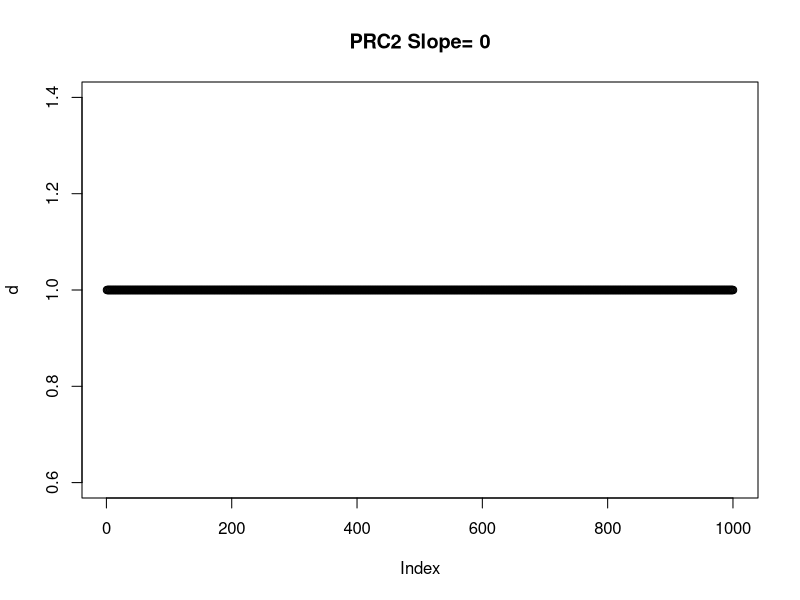
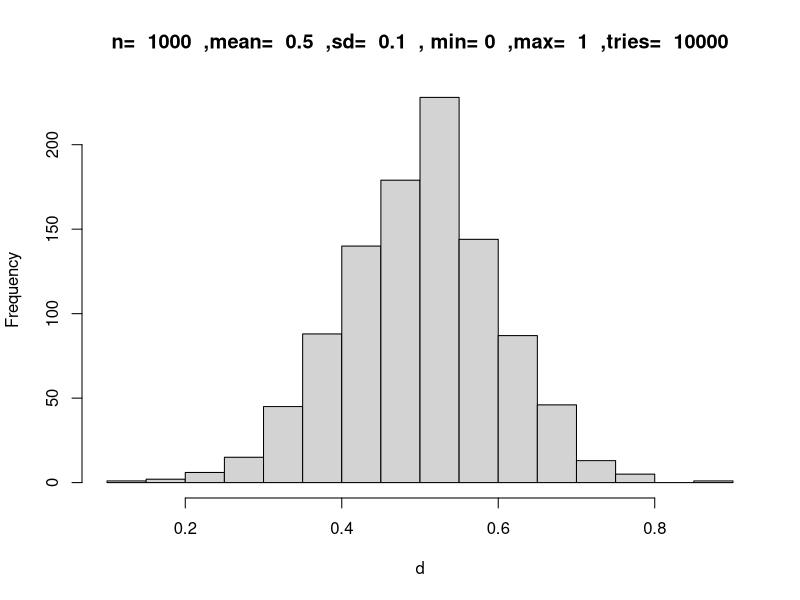
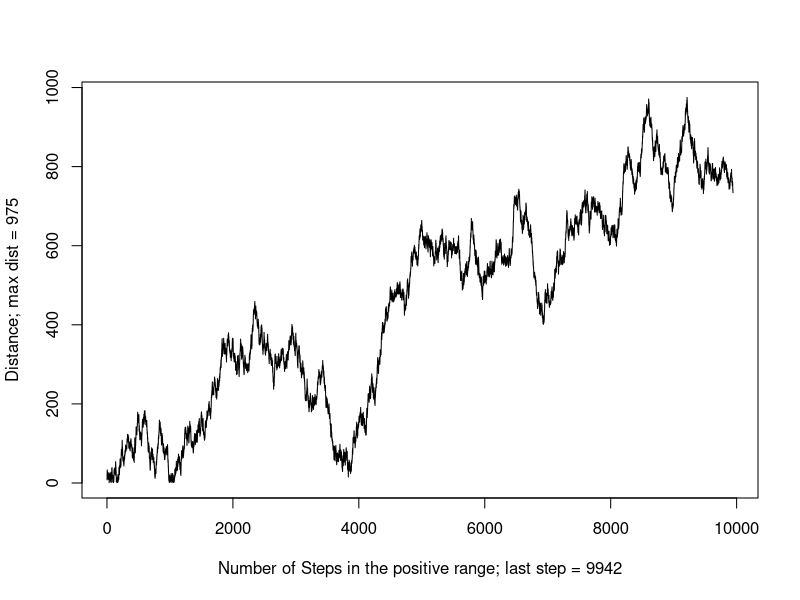

Write the R code that produced these figures, in order. (Note: a time limit stopped this script after it produced the figures.)
#### 1- Preparing Simulation ####
rm(list=ls())
par(mfrow=c(1,1))

# this_version = a prefix to the results' directory which contains information on the parameters and a version name. Just to keep tracks of versions.
this_version="A6.1-Constant-prc2location-H3.3-Only-in-OpenChr-Prob-K27M"

# homdir= any directory on your computer where you want to store the simulation results and plots, please make sure you have permission to write
homedir="~/Desktop/Desktop_June_2018/Histone_Mark_Simulation/Constant_clock/"

# Please do not change this, this is to avoid the scietific connotation in the results
options(scipen=999)

#### 2- Defining parameters ####
# Length of the chromatin (i.e. number of uncleosomes)
chromlength=1000

# For the purpose of plotting
snapshot_interval=1000


# Population size (number of chromatins)
populationSize=100

# Keeping record of populations' different marks throughout the life-time.
# This is a list that at each timer tick, a dataframe will be added to. These data frames contain the summation of the entire populations' 4 marks.
# This list will be used for plotting the average values of the entire population for chromosome plots at each interval (set by user) and the average plots for 4 different marks
# as well as where the simulation should stop based on the variance changes in the average values between consecutive timer ticks
population_history<-list()

# Maximum number of cycles (maximum) before the simulation stops. This will reach only if we don't get to a steady state before
life=50
var_threshold=0.00001

# Transition probabilities, the first number is the current state the second number os the next state, e.g. Tp01 means the probability of transitioning from K27me0 to K27me1 and so on.
# Note that adding me to higher methylation states is apparently harder thus the diffrence
Tp00=0.08
Tp01=0.92
Tp02=0
Tp03=0

Tp11=0.15
Tp12=0.85
Tp13=0

Tp22=0.44
Tp23=0.56

# The probability of mitosis happening at any move of PRC2
mitosis_prob=0.000001

# Distribution of the genes, and other mark domains. It can be a list of several domains. Be careful with overlaps and going over the chromosome length
genic_structure=list(c(981,1000))
expression_structure=list(c(981:1000))
openchromatin=list(c(0:99),c(400:499))
k36me2_structure=list(c(701,850))
k36me3_structure=list(c(701,850))

# 5% of the genome but mostly found in expressed genes (open chromatin regions)
K27Mprobability=0.5

# likelihood of H3.3 to appear on a nucleosome in open chromatin
h33probInOpenChr=0.8

#Length of open chromatin
openChrlength=sum(sapply(openchromatin, length))

# Probability of H3 outside of oepn chromatin
h33probInChr=(openChrlength-(openChrlength*h33probInOpenChr))/(chromlength-openChrlength)

# The value below shows how long K27M in scale of timer ticks prc2location will stall the PRC2. In other words, if the probability of mitosis is 1/1000 and the value below is 1/10, that means K27M will stall PRC2 100 times more than its regular speed which is 1000 rounds per mitosis.
stallingforK27M=50

# How much K36me2 affects the deposition of K27me3 (zero= completely prevents it, 1= not affecting at all) This value will be multiplied by the probability of the deposition, thus closer to 0 means lowering the probability more.
k36me2Effect=1

# How much K36me3 affects the deposition of K27me3 (zero= completely prevents it, 1= not affecting at all) This value will be multiplied by the probability of the deposition, thus closer to 0 means lowering the probability more.
k36me3Effect=1

# Peakiness of K36me2 and K36me3 [0,0.1] (0 is a uniform block, 0.1 is a very sharp peak)
K36_slope=0.0005

# This factor indicates how big the previous nucleosome's status affects the deposition of K27me3. i.e. 2 means it makes it twice as likely, 10 means times likely etc.
neighborK27me3bonus=10

# Prc2 movement model (0=sequenctial from nucleosome 1, 1=random walk, 2=random association)
prc2MovementModel=2

# Slope of PRC2 falling off [0,0.1] (0 is a non-falling off, 0.1 is a very sharp slope)
prc2_slop=0.0005
if(prc2MovementModel==2)
{prc2_slop=0.0}


# If the random walk model is set, this value sets the maximum number of steps for PRC2 before it falls off the chromatin
maximumsteps=10000

# The maximum size of each step in random walk model
stepsize=10





# Creating a directory to save the plots
#newdir=paste(homedir,this_version,"-",gsub(":","_",gsub(" ","-",date())),"-","chrmlngth_",chromlength,"-pop_",populationSize,"-add01-12-23_0213-",Tp01,"-",Tp12,"-",Tp23,"-",Tp02,"-mitosis_prob_",mitosis_prob,"_Randomwalk_",prc2MovementModel,"_neighbor_",neighborK27me3bonus,"x","/",sep = "")
#system(paste("mkdir -p ",newdir,sep = ""))
#system(paste("mkdir -p ",newdir,"cell1/",sep = ""))
#setwd(newdir)





#### Defining the probability of PRC2 falling off chromatin based on nucleosomeNumber and length of the chromosome
slope <- function(current_position,slope_factor)
{
  # this changed: prc2hl()--> slope()
  hl<-(1-slope_factor)^current_position
  return(hl)
}




#### Testing PRC2 half life slope
# Testin prc2hl
d<-c()
for (z in 1:1000)
{
  d<-c(d,slope(z, prc2_slop))
}
plot(d, main = paste("PRC2 Slope= ",prc2_slop,sep = ""))


#### Defining normal distribution with min and max and mean and sd
mysamp <- function(n, m, s, lwr, upr, nnorm) {
  samp <- rnorm(nnorm, m, s)
  samp <- samp[samp >= lwr & samp <= upr]
  if (length(samp) >= n) {
    return(sample(samp, n))
  }  
  stop(simpleError("Not enough values to sample from. Try increasing nnorm."))
}





#### Testing Normal distribution shape
##### Drawing a normal distribution with n values, standard deviation of sd with predefined minimum, maximum and average values from a pool of nnorm values.
# Testin prc2hl
d<-c()
n=1000
m=0.5
s=0.1
lwr=0
upr=1
nnorm=10000
d<-mysamp(n,m,s,lwr,upr,nnorm)
hist(d, main = paste("n= ",n," ,mean= ",m," ,sd= ",s, " , min=",lwr," ,max= ",upr," ,tries= ",nnorm))




#### 3- Instructions for creating chromatin zero (with predefined Size and all the marks and structures set to 0) ####
createNakedChromatin <- function(chromSize)
{
  chromatin<-data.frame(integer(chromSize),integer(chromSize),integer(chromSize),integer(chromSize),integer(chromSize),integer(chromSize),integer(chromSize),integer(chromSize),integer(chromSize),integer(chromSize),integer(chromSize),integer(chromSize),double(chromSize))
  colnames(chromatin)<-c("N","S","me0","me1","me2","me3","K36me2","K36me3","genic","expression","h33","K27M","prc2_falling_chance")
  for (s in 1:chromSize)
  {
    chromatin$N[s]=s
    chromatin$S[s]=0
    chromatin$me0[s]=1
    chromatin$me1[s]=0
    chromatin$me2[s]=0
    chromatin$me3[s]=0
    chromatin$K36me2[s]=0
    chromatin$K36me3[s]=0
    chromatin$genic[s]=0
    chromatin$expression[s]=0
    chromatin$h33[s]=0
    chromatin$K27M=0
    chromatin$prc2_falling_chance=0
  }
  results<-list("add1"=0,"add2"=0,"add3"=0,"add0"=0,"rando"=0,"prc2_attached"=1,"chr"=chromatin)
  return(results)
}


#### 4- Functions for modifying chromatin zero ####

## 4-1: Adding genic structure
depositgene<-function(chrom,genic_structure)
{
  for (k in genic_structure)
  {
    start=k[1]
    end=k[length(genic_structure[k])]
    for (q in start:end)
    {
      chrom$genic[q]=1
    }
  }
  return(chrom)
}


## 4-2: Adding uniform expression
depositexpression<-function(chrom,expression_structure)
{
  for (k in expression_structure)
  {
    start=k[1]
    end=k[length(expression_structure[k])]
    for (q in start:end)
    {
      chrom$expression[q]=1
    }
  }
  return(chrom)
}


#### 4-3: Adding K36me2 and K36me3

### First, defining the type of peak (how sharp or flat)
shapeOfK36mark<-function(start,end,K36_slope)
{
  d1<-c()
  k36memarklength=(end-start)/2
  K36peakiness = K36_slope
  for (i in 1:k36memarklength)
  {
    d1<-c(d1,slope(i, K36peakiness))
  }
  d2<-rev(d1)
  d<-c(d2,d1)
  return(d)
}



### 4-4: depositing k36me2 mark based on the peak model
depositk36me2<-function(chrom,k36me2_structure)
{
  for (k in k36me2_structure)
  {
    start=k[1]
    end=k[length(k36me2_structure[k])]
    i=1
    for (q in start:end)
    {
      if (!is.na(shapeOfK36mark(start,end,K36_slope)[i]) && shapeOfK36mark(start,end,K36_slope)[i] > runif(n=1,min=0,max=1))
      {
        chrom$K36me2[q]=1
      } else { chrom$K36me2[q]=0 }
      i=i+1
    }
  }
  chrom$K36me2[is.na(chrom$K36me2)] <- 0
  return(chrom)
}


### 4-5: depositing k36me3 mark based on the peak model
depositk36me3<-function(chrom,k36me_structure)
{
  for (k in k36me3_structure)
  {
    start=k[1]
    end=k[length(k36me3_structure[k])]
    i=1
    for (q in start:end)
    {
      if (!is.na(shapeOfK36mark(start,end,K36_slope)[i]) && shapeOfK36mark(start,end,K36_slope)[i] > runif(n=1,min=0,max=1))
      {
        chrom$K36me3[q]=1
      } else { chrom$K36me3[q]=0 }
      i=i+1
    }
  }
  chrom$K36me3[is.na(chrom$K36me3)] <- 0
  return(chrom)
}


####4-6-0: Distribution of H3.3 in Open chromatin
## around 10% of the nucleosomes have H3.3 which are the histones that get mutated (with ~50% likelihood)
## These histones are mainly concentrated in open chromatin (likelihoods can change). 
## Thiss function defines the distribution of H3.3 (in open chromatin as long as rest of the genome with lower likelihood)



addH33 <- function(chrom,openchromatin,h33probInChr,h33probInOpenChr)
{
  for (k in 1:nrow(chrom))
  {
    j=0
    for (i in 1:length(openchromatin))
    { 
      if (k %in% openchromatin[[i]])
      {
      j=1
      } 
    }
    
    if(j==1)
    {
    
      if (runif(n=1,min = 0,max=1) <= h33probInOpenChr)
      {
      chrom$h33[k]=1
      }
    }
    else if(j==0)
    {
    if (runif(n=1,min = 0,max=1) <= h33probInChr)
      {
      chrom$h33[k]=1
      }
    }
  }
return(chrom)
}


#### 4-6: Adding K27M mutation
## below is the changed version based on the presence of H3.3 only in open chromatin i.e. expression_structure
## around 10% of H3s are H3.3 and around half of them are mutated
addk27m <- function(chrom)
{
  for (k in 1:nrow(chrom))
  {
    check=runif(n=1,min = 0,max=1)
    if (check < K27Mprobability && chrom$h33[k]==1)
    {
      chrom$K27M[k]=1
    }
  }
  return(chrom)
}

#### 4-7: PRC2 random-walking on the chromatin
randomwalkme<-function(chromlength,maxstepsize,maxsteps)
{
  d<-c()
  distance=0
  chromlength=chromlength
  i=1
  while(abs(distance) <= chromlength && i < maxsteps){
    right=round(runif(n=1,min=1,max=maxstepsize),digits = 0)
    left=round(runif(n=1,min=-1*(maxstepsize),max=-1),digits = 0)
    distance=distance+sample(x = c(left,right),size = 1,replace = T,prob = c(0.5,0.5))
    if (distance < 0)
    {
      distance=0
    }
    d<-c(d,distance)
    i=i+1
  }
  d<-subset(d,d[]>0 & d[] <=chromlength)
  if(length(d)<1) {d=1}
  return(d)
}

##### Testing Randomwalk function
test<-randomwalkme(1000,10,10000)
plot(test,type="l",ylab = paste("Distance; max dist = ",max(test),sep=""),xlab = paste("Number of Steps in the positive range; last step = ",length(test),sep=""))



## If randomwalk is chosen for PRC2 move, the "PRC2moveVector" variable which is an vector made of randomwalked variables will be the order of PRC2 moves, otherwise, if randomwalk is set to zero, it'll be a vector of 0 to size of the chromatin.
if (prc2MovementModel==0)
{
  PRC2moveVector=c(1:chromlength)
} else if(prc2MovementModel==1)
{
  PRC2moveVector=randomwalkme(chromlength,stepsize,maximumsteps)
} else if (prc2MovementModel==2)
{
  PRC2moveVector=sample(c(1:chromlength),size = life*snapshot_interval,replace = TRUE)
}

#### Creating chromatin zero
chromatin<-createNakedChromatin(chromlength)
### Preparing the naked chromosome for K27me1,2,3 simulation by deposition of predefined K36me2,3 marks as well as defining genic regions, K27M mutation in open chromatin, and expression in different regions

chromatin[["chr"]]<-depositgene(chromatin[["chr"]],genic_structure)
chromatin[["chr"]]<-depositexpression(chromatin[["chr"]],expression_structure)
chromatin[["chr"]]<-depositk36me2(chromatin[["chr"]],k36me2_structure)
chromatin[["chr"]]<-depositk36me3(chromatin[["chr"]],k36me3_structure)



#### 4-8: Defining mitosis function
mitosis <- function (chromatin){
  for (i in 1:nrow(chromatin)) 
  {
    check=runif(n=1,min = 0,max=1)
    if (check > 0.5)
    {
      chromatin$S[i]=0
      chromatin$me0[i]=1
      chromatin$me1[i]=0
      chromatin$me2[i]=0
      chromatin$me3[i]=0
    }
  }
  return (chromatin)
}
# Testing mitosis
# test<-chromatin[["chr"]]
# test$S=1
# test$me1=1
# test$me0=0
# test2<-mitosis(test)
# View(test)
# View(test2)
# 



#### 4-9: Depositing K27 me marks on each nucleosome
deposit<-function(chromatin,nucleosomeNumber)
{
  
  #choosing a random number between 0 and 1 for testing with the probability of each scenario
  rando=runif(n=1,min=0,max=1) 
  
  k36me2penalty=k36me3penalty=0
  if(chromatin[["chr"]]$K36me2[nucleosomeNumber]==1)
  {k36me2penalty=k36me2Effect}
  if(chromatin[["chr"]]$K36me3[nucleosomeNumber]==1)
  {k36me3penalty=k36me3Effect}
  
  #When PRC2 makes it to each nucleosome, checks the current state (S). If the current state shows no K27me (1,2, or 3)   
  if (chromatin[["chr"]]$S[nucleosomeNumber] == 0)
  {
    #If the random generate number falls between zero and Tp00 (times the chance of falling off) nothing changes
    if (rando < Tp00)
    {
      chromatin[["chr"]]$S[nucleosomeNumber]=0
      chromatin[["chr"]]$me0[nucleosomeNumber]=1
      chromatin[["chr"]]$me1[nucleosomeNumber]=0
      chromatin[["chr"]]$me2[nucleosomeNumber]=0
      chromatin[["chr"]]$me3[nucleosomeNumber]=0
    } 
    # If it falls between zero and Tp01(*fall off chance), changes the S from 0 to 1
    else if(rando < Tp01) {
      chromatin[["chr"]]$S[nucleosomeNumber]=1
      chromatin[["chr"]]$me0[nucleosomeNumber]=0
      chromatin[["chr"]]$me1[nucleosomeNumber]=1
      chromatin[["chr"]]$me2[nucleosomeNumber]=0
      chromatin[["chr"]]$me3[nucleosomeNumber]=0
    } 
    # If it falls between zero and Tp02(*fall off chance), changes the S from 0 to 2
    else  if(rando < Tp02) {
      chromatin[["chr"]]$S[nucleosomeNumber]=2
      chromatin[["chr"]]$me0[nucleosomeNumber]=0
      chromatin[["chr"]]$me1[nucleosomeNumber]=0
      chromatin[["chr"]]$me2[nucleosomeNumber]=1
      chromatin[["chr"]]$me3[nucleosomeNumber]=0
    } 
    # If it falls between zero and Tp03(*fall off chance), changes the S from 0 to 3
    else  if(rando < Tp03) {
      chromatin[["chr"]]$S[nucleosomeNumber]=3
      chromatin[["chr"]]$me0[nucleosomeNumber]=0
      chromatin[["chr"]]$me1[nucleosomeNumber]=0
      chromatin[["chr"]]$me2[nucleosomeNumber]=0
      chromatin[["chr"]]$me3[nucleosomeNumber]=1
    }
  }
  ## Same story as above if the current state is 1
  else if (chromatin[["chr"]]$S[nucleosomeNumber] == 1)  {
    if(rando < Tp11)
    {
      chromatin[["chr"]]$S[nucleosomeNumber]=1
      chromatin[["chr"]]$me0[nucleosomeNumber]=0
      chromatin[["chr"]]$me1[nucleosomeNumber]=1
      chromatin[["chr"]]$me2[nucleosomeNumber]=0
      chromatin[["chr"]]$me3[nucleosomeNumber]=0
    } else if(rando < Tp12) {
      chromatin[["chr"]]$S[nucleosomeNumber]=2
      chromatin[["chr"]]$me0[nucleosomeNumber]=0
      chromatin[["chr"]]$me1[nucleosomeNumber]=0
      chromatin[["chr"]]$me2[nucleosomeNumber]=1
      chromatin[["chr"]]$me3[nucleosomeNumber]=0
    } else  if(rando < Tp13) {
      chromatin[["chr"]]$S[nucleosomeNumber]=3
      chromatin[["chr"]]$me0[nucleosomeNumber]=0
      chromatin[["chr"]]$me1[nucleosomeNumber]=0
      chromatin[["chr"]]$me2[nucleosomeNumber]=0
      chromatin[["chr"]]$me3[nucleosomeNumber]=1
    } 
  } 
  ## Same story as above if the current state is 2, except here we have the bonus for the previous nucleosome having K27me3 mark
  else if (chromatin[["chr"]]$S[nucleosomeNumber] == 2)  {
    if(rando < Tp22)
    {
      chromatin[["chr"]]$S[nucleosomeNumber]=2
      chromatin[["chr"]]$me0[nucleosomeNumber]=0
      chromatin[["chr"]]$me1[nucleosomeNumber]=0
      chromatin[["chr"]]$me2[nucleosomeNumber]=1
      chromatin[["chr"]]$me3[nucleosomeNumber]=0
    } else if(rando < Tp23)  {
      chromatin[["chr"]]$S[nucleosomeNumber]=3
      chromatin[["chr"]]$me0[nucleosomeNumber]=0
      chromatin[["chr"]]$me1[nucleosomeNumber]=0
      chromatin[["chr"]]$me2[nucleosomeNumber]=0
      chromatin[["chr"]]$me3[nucleosomeNumber]=1
    }
  }
  #  print (paste("rando: ",rando,sep=""))
  return(chromatin)
}




## Creating the initial population 
population<-list()
#currentpop<-list()  
currentpop<-list("prc2location"=1,"chr"=createNakedChromatin(chromlength)[["chr"]])  
currentpop[["chr"]]$me0=0


me0avg<-c()
me1avg<-c()
me2avg<-c()
me3avg<-c()
k36me2avg<-c()
k36me3avg<-c()
k27mavg<-c()


# Deciding where the K27M mutated nucleosomes will appear on the chromatin
thispopulationk27mdistribution<-chromatin[["chr"]]$K27M


#### 5- RUNNING POPULATION SIMULATION  ####
# Setting up the population abd the simulation parameters

stall=0
prc2location=1
timer=1
mitosis_count=0
prc2_round_counter=0

#### Create the naked chromatin for the population simulation
for (p in 1:populationSize)
{
  population[[p]]<-createNakedChromatin(chromlength)
  population[[p]][["chr"]]<-depositk36me2(population[[p]][["chr"]],k36me2_structure)
  population[[p]][["chr"]]<-depositk36me3(population[[p]][["chr"]],k36me3_structure)
  population[[p]][["chr"]]<-depositgene(population[[p]][["chr"]],genic_structure)
  population[[p]][["chr"]]<-depositexpression(population[[p]][["chr"]],expression_structure)
  population[[p]][["chr"]]<-addH33(population[[p]][["chr"]],openchromatin,h33probInChr,h33probInOpenChr)
  population[[p]][["chr"]]<-addk27m(population[[p]][["chr"]])
  
}  

## Testing the distribution of H3.3 and K27M
populationTotal<-data.frame(integer(chromlength),integer(chromlength))
colnames(populationTotal)<-c("h33","k27m")
for (i in 1:populationSize)
{
  populationTotal$h33<-populationTotal$h33+population[[i]][["chr"]]$h33
  populationTotal$k27m<-populationTotal$k27m+population[[i]][["chr"]]$K27M
}
## End of test


## Initializing the plotting events
population_Marks_sum<-data.frame(me0=integer(chromlength),me1=integer(chromlength),me2=integer(chromlength),me3=integer(chromlength))
population_Marks_sum$me0=0
population_Marks_sum$me1=0
population_Marks_sum$me2=0
population_Marks_sum$me3=0


average_values0<-c()
average_values1<-c()
average_values2<-c()
average_values3<-c()



#@@@@@@@@@@@@@@@@@@@@@@@@@@@@@@@@@@@@@@@@@@@@@@@@@@@@@@@@@@@@@@@@@@@@@@@@@@@  
# Begginning of timer's life
prc2pathindex=1
breaking=0
while (timer <= life*snapshot_interval)
{
  
  if(prc2location%%chromlength==0 || prc2location==1 && prc2MovementModel<2){print (paste("Timer: ",timer," > prc2location: ",prc2location,sep = ""))}
  
  ### Check if the prc2 has reached the end of chromosome and if so, reset it to first nucleosome  
  if ((prc2location-1) %% chromlength == 0 && prc2MovementModel<2) 
  {
    if(prc2MovementModel==1){
      prc2path<-randomwalkme(chromlength,stepsize,life)
    } else if (prc2MovementModel==0) {prc2path<-c(1:chromlength)}
    
    prc2pathindex=1
    prc2location=1
    prc2_round_counter=prc2_round_counter+1
    
  }
  ###NEW
  if (prc2MovementModel==2) 
  {
  prc2path<-PRC2moveVector
  prc2_round_counter=prc2_round_counter+1
  }
  ### Checking out if PRC2 is still attached
  
  
  #### If the simulation has been going on for at least one round of time, then start the deposition
  if (prc2location > 0 && timer > 0) ### Start of the actual deposition 
  {
    prc2_threshold<-slope((prc2location),prc2_slop)
    
    for (p in 1:populationSize) ## We go position by position across all individuals in the population
    {
      if(population[[p]][["chr"]]$prc2_falling_chance[prc2location] <= prc2_threshold || prc2location==1)
      {
        population[[p]]$prc2_attached=1
      }
      else {
        population[[p]]$prc2_attached=0
        population[[p]][["chr"]]$prc2_falling_chance[prc2location]=1
      }
      
      ####### Now if PRC2 is attached:
      if (population[[p]]$prc2_attached==1)
      {
        population[[p]]<-deposit(population[[p]],prc2location)
        population[[p]][["chr"]]$prc2_falling_chance[prc2location] <- runif(1,min = 0,max=1)
      }
      mitosis_chance=runif(n=1,min=0,max=1)
      if (mitosis_chance < mitosis_prob )
      {
        population[[p]][["chr"]]<-mitosis(population[[p]][["chr"]])
        mitosis_count=mitosis_count+1
        mitosis_chance=0
        print(paste("individual: ",p," > timer: ",timer," > prc2 attachment: ",prc2_round_counter,sep=""))
      }
      if(prc2location%%snapshot_interval==0 || timer==1)
      {      
        population_Marks_sum$me0<-population_Marks_sum$me0+population[[p]][["chr"]]$me0
        population_Marks_sum$me1<-population_Marks_sum$me1+population[[p]][["chr"]]$me1
        population_Marks_sum$me2<-population_Marks_sum$me2+population[[p]][["chr"]]$me2
        population_Marks_sum$me3<-population_Marks_sum$me3+population[[p]][["chr"]]$me3
        if(p==populationSize)
        {
          print (paste("prc2location=",prc2location,"~",chromlength," > p=",p,"~",populationSize))
          average_values0<-c(average_values0,sum(population_Marks_sum$me0)/(populationSize*chromlength))
          average_values1<-c(average_values1,sum(population_Marks_sum$me1)/(populationSize*chromlength))
          average_values2<-c(average_values2,sum(population_Marks_sum$me2)/(populationSize*chromlength))
          average_values3<-c(average_values3,sum(population_Marks_sum$me3)/(populationSize*chromlength))
          population_Marks_sum$me0=0
          population_Marks_sum$me1=0
          population_Marks_sum$me2=0
          population_Marks_sum$me3=0
          
          # Check if K27me3 has reached plateau (variance of the last 5 average values < 0.001)
          if(length(average_values3) > 5)
          {
            var3<-var(average_values3[(length(average_values3)-5):length(average_values3)])
            var2<-var(average_values2[(length(average_values2)-5):length(average_values2)])
            var1<-var(average_values1[(length(average_values1)-5):length(average_values1)])
            var0<-var(average_values0[(length(average_values0)-5):length(average_values0)])
            
            if((var3 < var_threshold && var2 < var_threshold && var1 < var_threshold && var0 < var_threshold) || timer==life)
            {
              #print (paste("breaking time:",timer,sep=""))
              breaking=1;
            }
          }
        }
      }
    }
    
    
    # Stall starts at zero. At the end of each timer round, stall is checked, if zero, 
    # that means there was no K27M at the position where prc2 is landed at the time=timer and it can move on, 
    # if stall was larger than zero, then it means there was a K27M and the prc2location cannot change 
    # unless the stall surpasses a threshold (for example 50 which equals to timer cycle going on for 50 rounds or 
    # in other words the prc2 has been stalled for 50 round)
    if (population[[p]][["chr"]]$K27M[(prc2location+1)]==1 && prc2location<1000)
    {  
      stall=stall+1
    }
    
  } ### End of actions if prc2 is located farther than the start point and timer > 0
  
  
  timer=timer+1
  if(stall > stallingforK27M || stall ==0)
  {
    stall=0
    prc2pathindex=prc2pathindex+1
    if(prc2pathindex > chromlength){prc2pathindex=1}
    prc2location=prc2path[prc2pathindex]
    
    ## Changing the prc2 attachment chance only if the prc2 is moving
    population[[p]][["chr"]]$prc2_falling_chance<-runif(1,min = 0,max=1)
  } else {prc2location=prc2location}
  
  
  if(breaking==1)
  {
    print (paste("breaking time:",timer,sep=""))
    break; 
  }
  
  #@@@@@@@@@@@@@@@@@@@@@@@@@@@@@@@@@@@@@@@@@@@@@@@@@@@@@@@@@@@@@@@@@@@@@@@@@@@  
} ### End of timer's life


print(paste("Number of mitosis: ",mitosis_count,sep=""))
print(paste("Prc2 Rounds: ",prc2_round_counter,sep=""))

#### 6- Plotting the average values ####

# par(mfrow=c(2,2))
# yaxis_marks<-seq(from = 0, to = timer, by = snapshot_interval)
# plot(average_values0,type = "l",xaxt="n",xlab="Timer",ylab="me0",ylim=c(0,1.2))
# axis(1, at=(yaxis_marks/snapshot_interval), labels=yaxis_marks) 
# plot(average_values1,type = "l",xaxt="n",xlab="Timer",ylab="me1")
# axis(1, at=(yaxis_marks/snapshot_interval), labels=yaxis_marks) 
# plot(average_values2,type = "l",xaxt="n",xlab="Timer",ylab="me2")
# axis(1, at=(yaxis_marks/snapshot_interval), labels=yaxis_marks) 
# plot(average_values3,type = "l",xaxt="n",xlab="Timer",ylab="me3")
# axis(1, at=(yaxis_marks/snapshot_interval), labels=yaxis_marks) 
# 

#### 7- Plotting the end chromatin situation ####

plot_df<-data.frame(me0=integer(chromlength),me1=integer(chromlength),me2=integer(chromlength),me3=integer(chromlength))
plot_df$me0=0
plot_df$me1=0
plot_df$me2=0
plot_df$me3=0
plot_df$k36me2=0
plot_df$k36me3=0


for (i in 1:populationSize)
{
  plot_df$me0<-plot_df$me0+population[[i]][["chr"]]$me0
  plot_df$me1<-plot_df$me1+population[[i]][["chr"]]$me1
  plot_df$me2<-plot_df$me2+population[[i]][["chr"]]$me2
  plot_df$me3<-plot_df$me3+population[[i]][["chr"]]$me3
  plot_df$k36me2<-plot_df$k36me2+population[[i]][["chr"]]$K36me2
  plot_df$k36me3<-plot_df$k36me3+population[[i]][["chr"]]$K36me3
}

plot_df<-plot_df/populationSize


par(mfrow=c(4,1))
plot(populationTotal$h33/populationSize,ylim=c(0,1),type="h", ylab = "h3.3")
plot(populationTotal$k27m/populationSize,ylim=c(0,1),type="h",ylab="k27m")
plot(plot_df$k36me2,ylim=c(0,1),ylab = "k36me2",type = "h")
plot(plot_df$k36me3,ylim=c(0,1),ylab = "k36me3",type = "h")


par(mfrow=c(4,1))
plot(plot_df$me0,ylim=c(0,1),ylab = "me0",type = "h")
plot(plot_df$me1,ylim=c(0,1),ylab = "me1",type = "h")
plot(plot_df$me2,ylim=c(0,1),ylab = "me2",type = "h")
plot(plot_df$me3,ylim=c(0,1),ylab = "me3",type = "h")





### ToDo: To put back the effectors on the probability of depositing marks such as K36me2,3 
### ToDo: To put back the effect of neighboring nucleosomes (last step)
